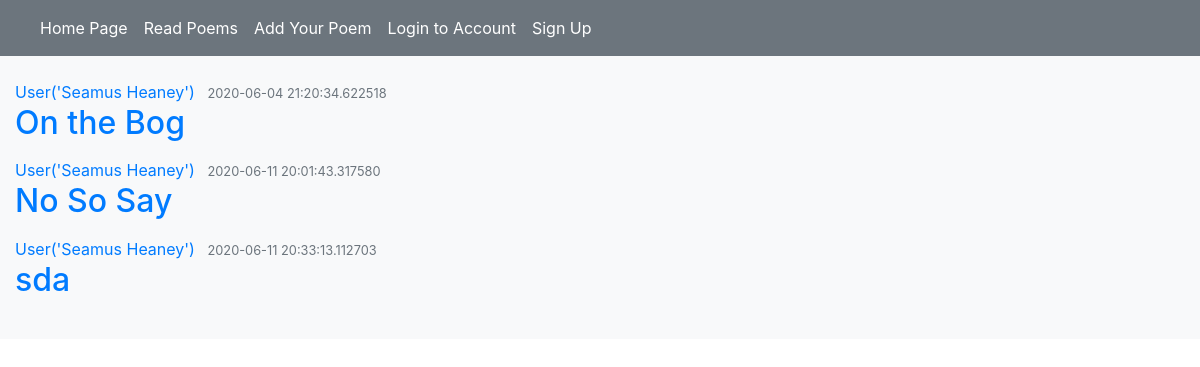
The app's page /read with its own data.
### app.py (models this page shows, shortened)
class Poem(db.Model):
    poem_id = db.Column(db.Integer, primary_key=True)
    user_id = db.Column(db.Integer, db.ForeignKey('user.user_id'), nullable=False)
    title = db.Column(db.String(120), nullable=False)
    text = db.Column(db.String(1200), nullable=False)
    date_posted = db.Column(db.DateTime, nullable=False, default=datetime.utcnow)

class User(db.Model):
    user_id = db.Column(db.Integer, primary_key=True)
    username = db.Column(db.String(20), unique=True, nullable=False)
    email = db.Column(db.String(120), unique=True, nullable=False)
    password = db.Column(db.String(120), nullable=False)
    poems = db.relationship('Poem', backref='author',lazy=True)
    def __repr__(self):
        return f"User('{self.username}')"

### app.py (the view)
@app.route("/read")
def read():
    poems = Poem.query.all()
    return render_template('read.html', poems=poems)

### templates/read.html (shortened to what this page needs)
{% extends "base.html" %}
{% block content %}
    {% for poem in poems %}
        <article class="media content-section">
          <div class="media-body">
            <div class="article-metadata">
              <a class="mr-2" href="#">{{ poem.author }}</a>
              <small class="text-muted">{{ poem.date_posted }}</small>
            </div>
            <h2><a class="article-title" href="#">{{ poem.title }}</a></h2>
          </div>
        </article>
    {% endfor %}
{% endblock content %}

### templates/base.html (shortened to what this page needs)
<!DOCTYPE html>
<html>
    <head>
        <link rel="stylesheet" href="https://stackpath.bootstrapcdn.com/bootstrap/4.3.1/css/bootstrap.min.css"
>
    </head>
    <body>
        <nav class="navbar navbar-expand-lg navbar-dark bg-secondary">
            <div class="collapse navbar-collapse" id="navbarNav">
              <ul class="navbar-nav">
                <li class="nav-item active">
                  <a class="nav-link" href="\">Home Page<span class="sr-only">(current)</span></a>
                </li>
                <li class="nav-item active">
                  <a class="nav-link" href="\read">Read Poems</a>
                </li>
                <li class="nav-item active">
                  <a class="nav-link" href="\add">Add Your Poem</a>
                </li>
                <li class="nav-item active">
                  <a class="nav-link" href="\login">Login to Account</a>
                </li>
                <li class="nav-item active">
                  <a class="nav-link" href="\registration">Sign Up</a>
                </li>
              </ul>
            </div>
          </nav>
          <div class="container-fluid bg-light">
            <br>
            {% block content %}{% endblock %}
            <br>
          </div>
    </body>
</html>

### records on screen
Poem: author "User('Seamus Heaney')", date_posted "2020-06-04 21:20:34.622518", title "On the Bog"
Poem: author "User('Seamus Heaney')", date_posted "2020-06-11 20:01:43.317580", title "No So Say"
Poem: author "User('Seamus Heaney')", date_posted "2020-06-11 20:33:13.112703", title "sda"
